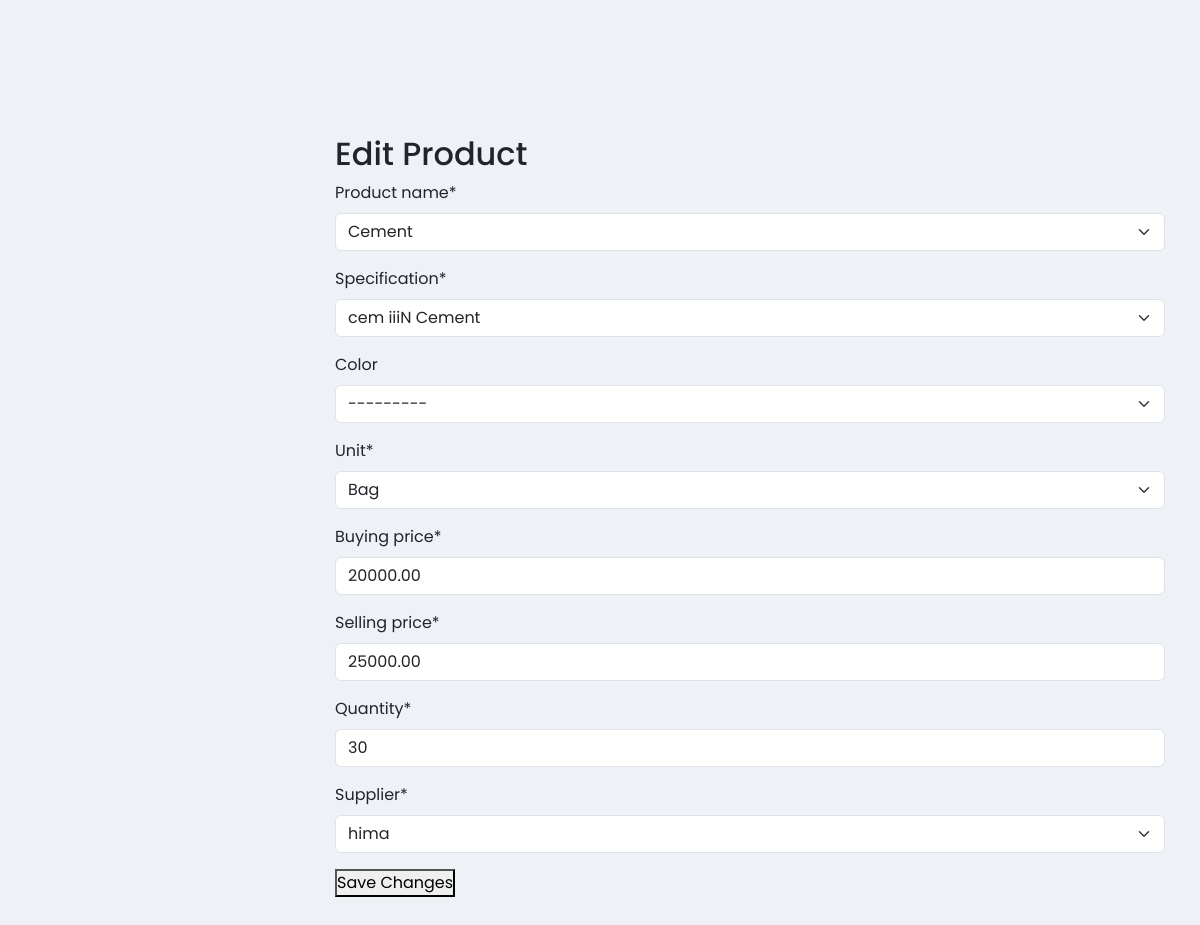
The page /inventory/edit/2/ on the database as committed earlier.
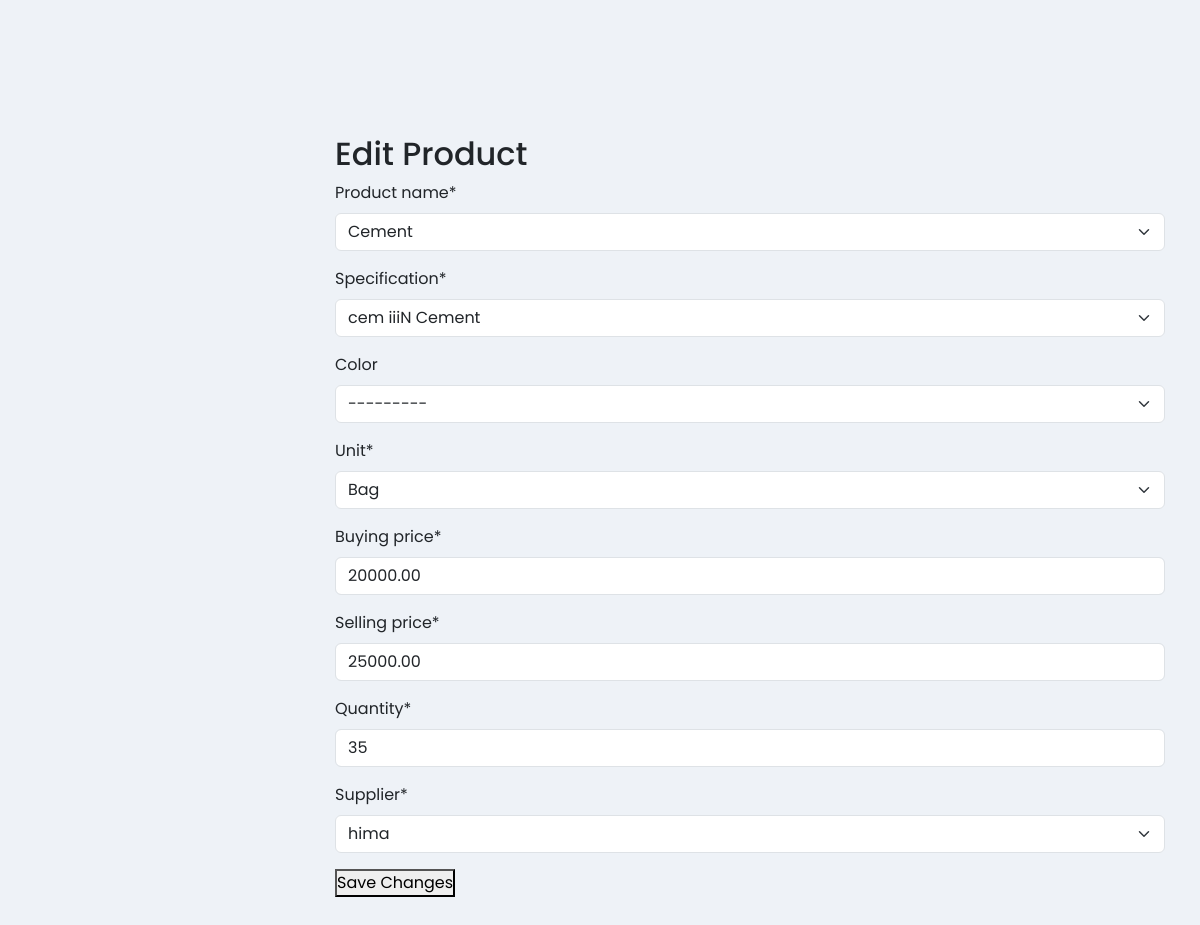
The same page on the database as committed later.
### inventory/models.py (models this page shows, shortened)
class Product(models.Model):
    PRODUCT_NAMES = (
        ('cement', 'Cement'),
        ('iron_bar', 'Iron Bar'),
        ('nails', 'Nails'),
        ('wire_mesh', 'Wire Mesh'),
        ('barbed_wire', 'Barbed Wire'),
        ('iron_sheet', 'Iron Sheet'),
        ('wheelbarrow', 'Wheelbarrow'),
        ('paint', 'Paint'),
    )
    SPECIFICATION_CHOICES = (
        ('cem iiN', 'cem iiN Cement'),
        ('cem iiiN', 'cem iiiN Cement'),
        ('10mm', '10mm Iron Bar'),
        ('12mm', '12mm Iron Bar'),
        ('16mm', '16mm Iron Bar'),
        ('27gauge', '27 Gauge'),
        ('28gauge', '28 Gauge'),
        ('high_tensile', 'High Tensile'),
        ('low_tensile', 'Low Tensile'),
    )
    COLOR_CHOICES = (
        ('red', 'Red'),
        ('blue', 'Blue'),
        ('green', 'Green'),
        ('black', 'Black'),
        ('white', 'White'),
        ('silver', 'Silver'),
    )
    UNIT_CHOICES = (
        ('piece', 'Piece'),
        ('kg', 'Kilogram'),
        ('bundle', 'Bundle'),
        ('roll', 'Roll'),
        ('box', 'Box'),
        ('bag', 'Bag'),
    )
    product_name = models.CharField(max_length=50, choices=PRODUCT_NAMES)
    specification = models.CharField(max_length=100, choices=SPECIFICATION_CHOICES)
    color = models.CharField(max_length=50, choices=COLOR_CHOICES, blank=True, null=True)
    unit = models.CharField(max_length=50, choices=UNIT_CHOICES)
    buying_price = models.DecimalField(max_digits=12, decimal_places=2)
    selling_price = models.DecimalField(max_digits=12, decimal_places=2)
    quantity = models.PositiveIntegerField()
    available_stock = models.PositiveIntegerField(default=0)
    supplier = models.ForeignKey(Supplier, on_delete=models.CASCADE, related_name='products')
    created_by = models.ForeignKey(settings.AUTH_USER_MODEL, on_delete=models.SET_NULL, null=True, blank=True)
    created_at = models.DateTimeField(auto_now_add=True)
    updated_at = models.DateTimeField(auto_now=True)

### inventory/views.py (the view)
def edit_product(request, pk):
    product = get_object_or_404(Product, pk=pk)
    if request.method == 'POST':
        form = ProductForm(request.POST or None, instance=product)
        if form.is_valid():
            updated_product = form.save(commit=False)
            updated_product.created_by = product.created_by
            updated_product.available_stock = updated_product.quantity
            updated_product.save()
        return redirect('product_list')
    else:
        form = ProductForm(instance=product)
    return render(request, "edit_product.html", {'form':form})

### inventory/forms.py
class ProductForm(forms.ModelForm):
    class Meta:
        model = Product
        fields = [
            'product_name',
            'specification',
            'color',
            'unit',
            'buying_price',
            'selling_price',
            'quantity',
            'supplier',
        ]
        widgets = {
            'product_name': forms.Select(attrs={'class': 'form-select'}),
            'specification': forms.Select(attrs={'class': 'form-select'}),
            'color': forms.Select(attrs={'class': 'form-select'}),
            'unit': forms.Select(attrs={'class': 'form-select'}),
            'buying_price': forms.NumberInput(attrs={'class': 'form-control'}),
            'selling_price': forms.NumberInput(attrs={'class': 'form-control'}),
            'quantity': forms.NumberInput(attrs={'class': 'form-control'}),
            'supplier': forms.Select(attrs={'class': 'form-select'}),
        }

### suppliers/models.py (called while the page is built)
    def __str__(self):
        return self.company_name

### inventory/templates/edit_product.html (shortened to what this page needs)
{% extends 'base.html' %}
{% load crispy_forms_tags %}
{% block content %}
<h2>Edit Product</h2>
<form method="POST">
    {{ form|crispy}}
    <button type="submit">Save Changes</button>
</form>
{% endblock %}

Rows that differ between the two databases and show on the page:
changed Product "Cement": quantity "30" → "35"
